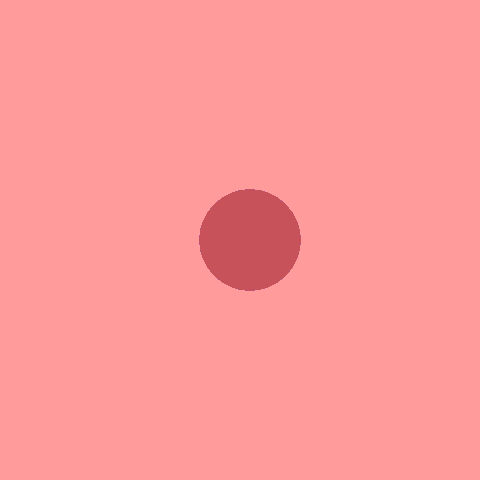
Frame 1 (no input)
Frame 60 (no input): identical to frame 1, image omitted
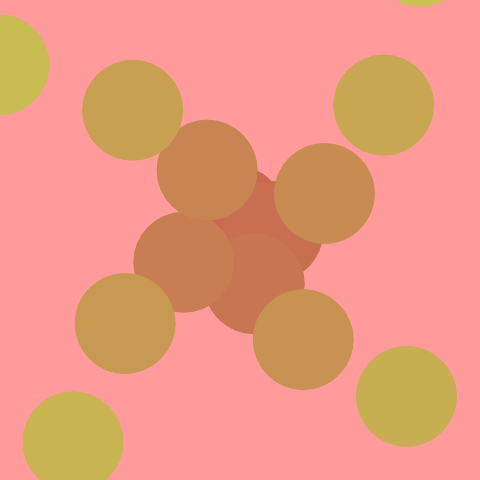
Frame 120 (the mouse pressed at the canvas centre since frame 60)

The p5.js sketch that drew these frames (run headless with seeded random() and noise() and a simulated clock; from frame 60 on, the mouse is pressed at the canvas centre):

// p5.js sketch
// ── sketch.js
var angle = 0;
var circleX = 0;
var circleY = 0;
var length = 10;
var circleSize = 100;
function setup(){
    createCanvas (480,480);
    colorMode(HSB, 255);
}


function draw() {
    background(0, 100, 255);
    
    var numberOfCircles = 100;
    var twoPI = Math.PI * 2;
    length = 10;
    //noStroke();
    for( 
        var index=0;
        index < numberOfCircles;
        index = index + 1 
        ){
        length = length + (index * mouseX * 0.01);
        var segAngle = index/numberOfCircles;
        var angle = segAngle * (twoPI * mouseY * 0.1);
        stroke(segAngle * 255, 150, 200);
        fill(segAngle * 255, 150, 200);
        circleX = Math.cos(angle) * length + width/2;
        circleY = Math.sin(angle) * length + height/2;

        ellipse(circleX, circleY, circleSize, circleSize);
    }
    
}
